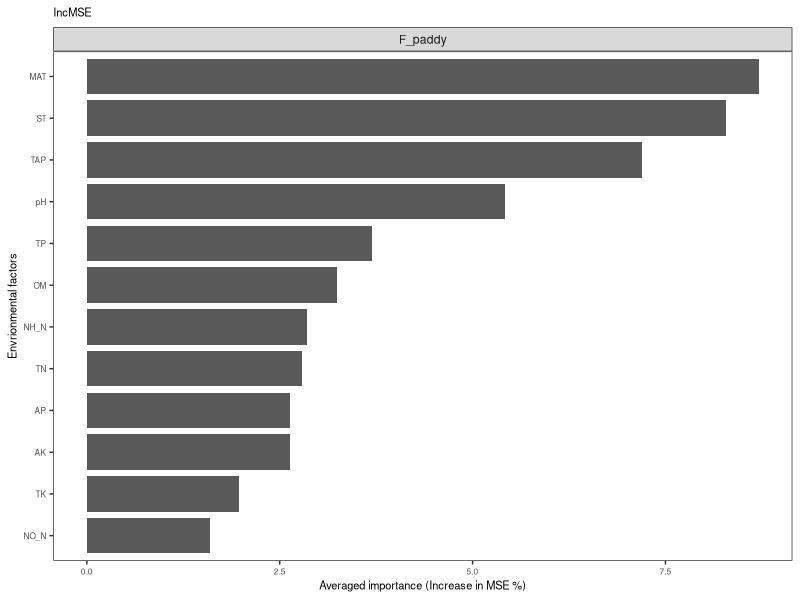

This chart was generated by the following R code: (Note: this script raises an error after producing the figure.)
## ---- chunk 1
library(ggplot2)

factor = read.table("data/IncMSE.csv",header = T, row.names=1,sep = ",")
group="IncMSE"

temp = subset(factor, factor$Treatment %in% c("F_paddy"))
sub_data=factor[row.names(temp),]
#p1=BU,p2=BP,p3=FU,p4=FP

p4=ggplot(data = sub_data, mapping = aes(x=reorder(Factors,IncMSE),y=IncMSE)) +
  geom_bar(stat="identity",width=0.85)+coord_flip()+theme_bw()+ggtitle(paste0("",group))+xlab("Envrionmental factors")+
  ylab("Averaged importance (Increase in MSE %)")+
  theme(plot.title = element_text(size = 8))+
  theme(legend.title=element_text(size=8),legend.text=element_text(size=6))+
  theme(legend.position='right',legend.key.size = unit(0.3,'cm'))+
  theme(panel.grid.major=element_blank(),panel.grid.minor=element_blank())+
  theme(axis.title.y= element_text(size=8))+theme(axis.title.x = element_text(size = 8))+
  theme(axis.text.x = element_text(size = 6),axis.text.y = element_text(size = 6))+expand_limits(y=c(0,8))+
  facet_wrap(~Treatment, ncol = 4, scales = 'free')
p4
p3
p1

p=ggarrange(p1,p2,p3,p4,nrow = 1,ncol=4) 
p
width =60
height = 120
ggsave(paste0("",group,".pdf"), p, width = width, height = height, units = "mm")
## ---- chunk 2
library(tidyverse)
library(reshape2)
library(ggplot2)

final<-read.csv("data/eco_RA.csv",header = T,row.names=1,sep = ",")
raw=subset(final, final$Time%in% c("raw"))
all=raw %>% group_by(Eco_cluster,Env, Name)%>% summarise(RA = sum(RA))

group= "all_raw"
all$Eco_cluster<-factor(all$Eco_cluster,levels=c("High MAT", "Low MAT","High TAP", "Low TAP","High pH", "Low pH","High OM","Low OM", "High AP", "Low AP","High AK","Low AK","High TP", "Low TP", "High TK","Low TK", "High TN","Low TN", "High NH_N","Low NH_N","High NO_N", "Low NO_N"), labels = c("High MAT", "Low MAT","High TAP", "Low TAP","High pH", "Low pH","High OM","Low OM", "High AP", "Low AP","High AK","Low AK","High TP", "Low TP", "High TK","Low TK", "High TN","Low TN", "High NH_N","Low NH_N","High NO_N", "Low NO_N"))

color <- c("#D73027","#D73027","#4575B4","#4575B4","#1A9850","#1A9850","#6A3D9A","#6A3D9A","#D95F02","#D95F02","#A6761D","#A6761D","#E7298A","#E7298A","#66A61E","#66A61E","#E6AB02","#E6AB02","#B3B3B3","#B3B3B3","#666666","#666666")

p = ggplot(all, aes(x=Env, y=RA,color=Eco_cluster))+ geom_point(size = 1,alpha=0.4)+labs(x='',y='Eco-cluster abundance (%)')+
theme(panel.background = element_rect(colour = "black"))+theme_bw()+
 theme(axis.text.x = element_text(size = 8),axis.text.y = element_text(size = 8))+
   theme(axis.title.y= element_text(size=10))+theme(axis.title.x = element_text(size = 10))+
  theme(legend.title=element_text(size=10),legend.text=element_text(size=8))+
theme(plot.title = element_text(size = 10))+ facet_wrap(~Eco_cluster, ncol = 6, nrow = 4,scale = 'free')+theme(panel.grid = element_blank(), panel.background = element_blank(), axis.line = element_line(colour = 'black'))+ggtitle(paste0("",group))+scale_fill_manual(name="Eco-cluster",values=color,limits = c("High MAT", "Low MAT","High TAP", "Low TAP","High pH", "Low pH","High OM","Low OM", "High AP", "Low AP","High AK","Low AK","High TP", "Low TP", "High TK","Low TK", "High TN","Low TN", "High NH_N","Low NH_N","High NO_N", "Low NO_N"), labels = c("High MAT", "Low MAT","High TAP", "Low TAP","High pH", "Low pH","High OM","Low OM", "High AP", "Low AP","High AK","Low AK","High TP", "Low TP", "High TK","Low TK", "High TN","Low TN", "High NH_N","Low NH_N","High NO_N", "Low NO_N"))+scale_color_manual(name="Eco-cluster",values=color,limits = c("High MAT", "Low MAT","High TAP", "Low TAP","High pH", "Low pH","High OM","Low OM", "High AP", "Low AP","High AK","Low AK","High TP", "Low TP", "High TK","Low TK", "High TN","Low TN", "High NH_N","Low NH_N","High NO_N", "Low NO_N"), labels = c("High MAT", "Low MAT","High TAP", "Low TAP","High pH", "Low pH","High OM","Low OM", "High AP", "Low AP","High AK","Low AK","High TP", "Low TP", "High TK","Low TK", "High TN","Low TN", "High NH_N","Low NH_N","High NO_N", "Low NO_N"))+theme_classic() + theme(axis.text.x = element_text(angle = 45, hjust = 1))
p

width = 280
height = 170
ggsave(paste0("",group,".pdf"), p, width = width, height = height, units = "mm")
ggsave(paste0("",group,".JPEG"), p, width = width, height = height, units = "mm")
## ---- chunk 3
#This figure is generated using Gephi.
## ---- chunk 4
library(ggplot2)
library(reshape2)
library(dplyr)
library(ggpubr)

phylum<-read.csv("data/phylum_number.csv",header = T,row.names=1,sep = ",")
phylum<-subset(phylum, phylum$Ecological_cluster%in% c("High MAT", "Low MAT","High TAP", "Low TAP","High pH", "Low pH","High OM","Low OM", "High AP", "Low AP","High AK","Low AK","High TP", "Low TP", "High TK","Low TK", "High TN","Low TN", "High NH N","Low NH N","High NO N", "Low NO N"), labels = c("High MAT", "Low MAT","High TAP", "Low TAP","High pH", "Low pH","High OM","Low OM", "High AP", "Low AP","High AK","Low AK","High TP", "Low TP", "High TK","Low TK", "High TN","Low TN", "High NH N","Low NH N","High NO N", "Low NO N"))

phylum$Field_types<-factor(phylum$Field_types,levels=c("Upland", "Paddy"), labels = c("Upland", "Paddy"))
phylum$Phylum<-factor(phylum$Phylum,levels=c("Acidobacteriota", "Actinobacteriota","Alphaproteobacteria","Bacteroidota","Chloroflexi","Desulfobacterota","Firmicutes","Gammaproteobacteria","Myxococcota","Verrucomicrobiota","Agaricomycetes","Ascomycota_unclassified","Dothideomycetes","Eurotiomycetes","k__Fungi_unclassified","Leotiomycetes", "Sordariomycetes","Tremellomycetes","Wallemiomycetes","Zygomycota_unclassified","Low number"), labels = c("Acidobacteriota", "Actinobacteriota","Alphaproteobacteria","Bacteroidota","Chloroflexi","Desulfobacterota","Firmicutes","Gammaproteobacteria","Myxococcota","Verrucomicrobiota","Agaricomycetes","Ascomycota_unclassified","Dothideomycetes","Eurotiomycetes","k__Fungi_unclassified","Leotiomycetes", "Sordariomycetes","Tremellomycetes","Wallemiomycetes","Zygomycota_unclassified","Low number"))

color <- c(RColorBrewer::brewer.pal(8, "Set2")[8:1],RColorBrewer::brewer.pal(9, "RdGy")[3:4],RColorBrewer::brewer.pal(10, "RdYlBu")[1:10],RColorBrewer::brewer.pal(3, "RdGy")[3])
#细菌16个颜色，真菌11个

group="11_cluster"
p=ggplot(phylum,aes(Ecological_cluster, Count, fill = Phylum)) +
  geom_bar(stat = "identity",position="fill",width = 0.8) +
  scale_fill_manual(name = "Phylum",values = color,limits = c("Acidobacteriota", "Actinobacteriota","Alphaproteobacteria","Bacteroidota","Chloroflexi","Desulfobacterota","Firmicutes","Gammaproteobacteria","Myxococcota","Verrucomicrobiota","Agaricomycetes","Ascomycota_unclassified","Dothideomycetes","Eurotiomycetes","k__Fungi_unclassified","Leotiomycetes", "Sordariomycetes","Tremellomycetes","Wallemiomycetes","Zygomycota_unclassified","Low number")) +guides(fill = guide_legend(ncol = 5))+ggtitle(paste0("",group))+theme_bw()+
  ylab("OTUs within each cluster (%)")+xlab("Eco-cluster")+
  theme(panel.grid.major=element_blank(),panel.grid.minor=element_blank())+
  scale_x_discrete(limits=c("High MAT", "Low MAT","High TAP", "Low TAP","High pH", "Low pH","High OM","Low OM", "High AP", "Low AP","High AK","Low AK","High TP", "Low TP", "High TK","Low TK", "High TN","Low TN", "High NH N","Low NH N","High NO N", "Low NO N"))+ theme_classic()+ theme(axis.text.x = element_text(angle = 45, hjust = 1))+ theme(text = element_text(size = 12), legend.position = "bottom")+facet_wrap(. ~ Field_types+domain, nrow = 2,ncol=2)
p

width =300
height = 200
ggsave(paste0("",group,".JPEG"), p, width = width, height = height, units = "mm")
ggsave(paste0("",group,".pdf"), p, width = width, height = height, units = "mm")
